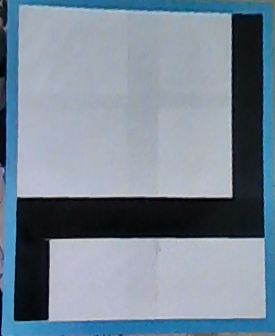
#> input picture wrapped_outer_blue_border.png, 275 x 336 px
$ python square_image.py
#> lines starting #> are read from the running program, lines starting #| are printed output that depends on the picture
#> in main, image is the input picture: shape (336, 275, 3); mean B, G, R 150.7, 135.6, 120
import cv2
import numpy as np
import os

# Function to wrap the image from its corners into a square
def wrap_to_square(image, multiple_of=25):
#> called with multiple_of = 4
    height, width, _ = image.shape
#> height = 336; width = 275

    # Define the original corner points (assuming the outer blue border)
    src_points = np.float32([
        [0, 0],               # Top-left corner
        [width - 1, 0],        # Top-right corner
        [width - 1, height - 1],  # Bottom-right corner
        [0, height - 1]        # Bottom-left corner
    ])
#> src_points = [[0, 0], [274, 0], [274, 335], [0, 335]]

    # Define the destination points (for a perfect square)
    side_length = max(height, width)
#> side_length = 336
    dst_points = np.float32([
        [0, 0],                     # Top-left corner
        [side_length - 1, 0],        # Top-right corner
        [side_length - 1, side_length - 1],  # Bottom-right corner
        [0, side_length - 1]         # Bottom-left corner
    ])
#> dst_points = [[0, 0], [335, 0], [335, 335], [0, 335]]

    # Perspective transformation matrix
    matrix = cv2.getPerspectiveTransform(src_points, dst_points)

    # Warp the image to make it a perfect square
    wrapped_image = cv2.warpPerspective(image, matrix, (side_length, side_length))
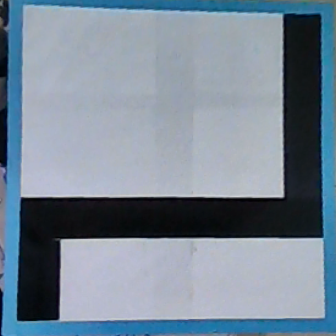
#> wrapped_image: shape (336, 336, 3); mean B, G, R 150.7, 135.6, 120

    # Ensure the size is a multiple of 4
    if side_length % multiple_of != 0:
        final_size = side_length + (multiple_of - side_length % multiple_of)
        wrapped_image = cv2.resize(wrapped_image, (final_size, final_size))

    return wrapped_image

def main():
    # Path to the input image (replace with your image path)
    input_image_path = 'wrapped_outer_blue_border.png'  # Replace with your image path
    image = cv2.imread(input_image_path)

    if image is None:
        print(f"Failed to load image: {input_image_path}")
        return

    # Perform the perspective warp to make the image square
    square_image = wrap_to_square(image, multiple_of=4)

    # Save the wrapped square image
    output_image_path = os.path.join(os.getcwd(), 'wrapped_square_image.png')
    cv2.imwrite(output_image_path, square_image)

    print(f"Wrapped square image saved at: {output_image_path}")

if __name__ == "__main__":
    main()

$ run again, with check.jpeg saved as wrapped_outer_blue_border.png
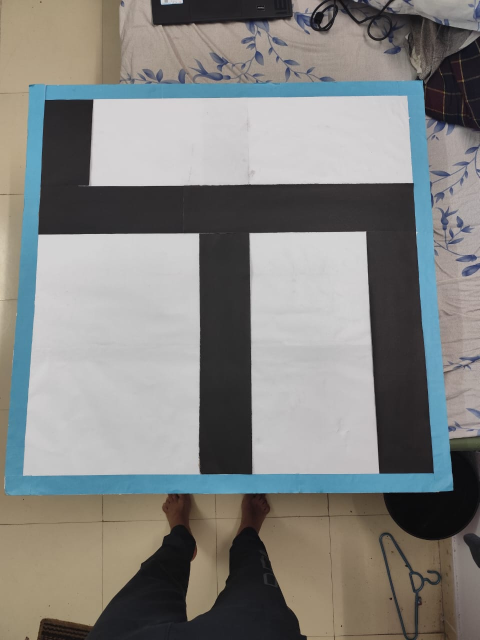
#> input picture check.jpeg, 960 x 1280 px (shown at 1/2 size)
#> in main, image is the input picture: shape (1280, 960, 3); mean B, G, R 128.6, 131.1, 130.9
#> in wrap_to_square, `wrapped_image = cv2.warpPerspective(image, matrix, (side_length, side_..`:
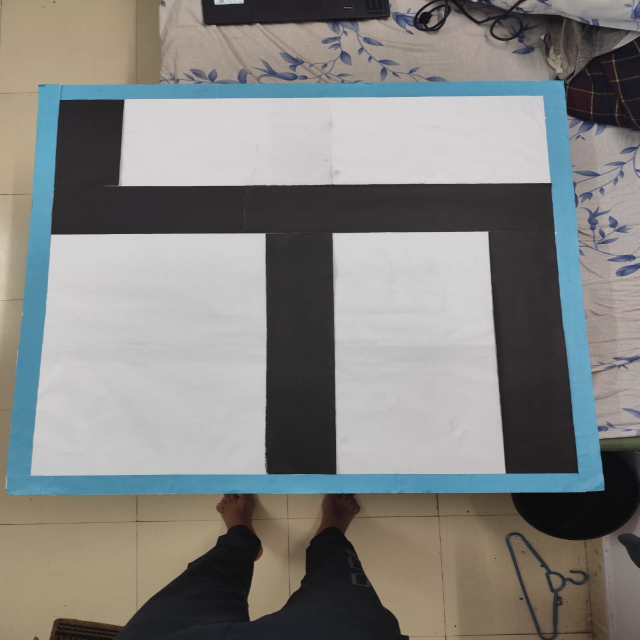
#> wrapped_image: shape (1280, 1280, 3) (shown at 1/2 size); mean B, G, R 128.6, 131.1, 130.9

$ run again, with check2.jpeg saved as wrapped_outer_blue_border.png
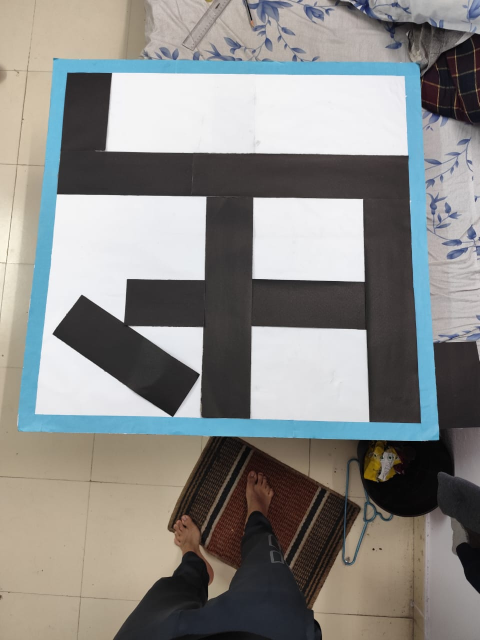
#> input picture check2.jpeg, 960 x 1280 px (shown at 1/2 size)
#> in main, image is the input picture: shape (1280, 960, 3); mean B, G, R 134.8, 137.3, 137.7
#> in wrap_to_square, `wrapped_image = cv2.warpPerspective(image, matrix, (side_length, side_..`:
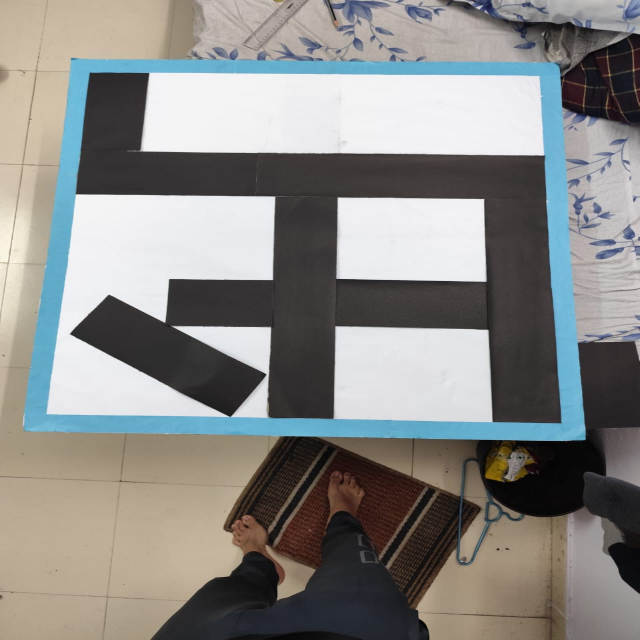
#> wrapped_image: shape (1280, 1280, 3) (shown at 1/2 size); mean B, G, R 134.8, 137.3, 137.7
